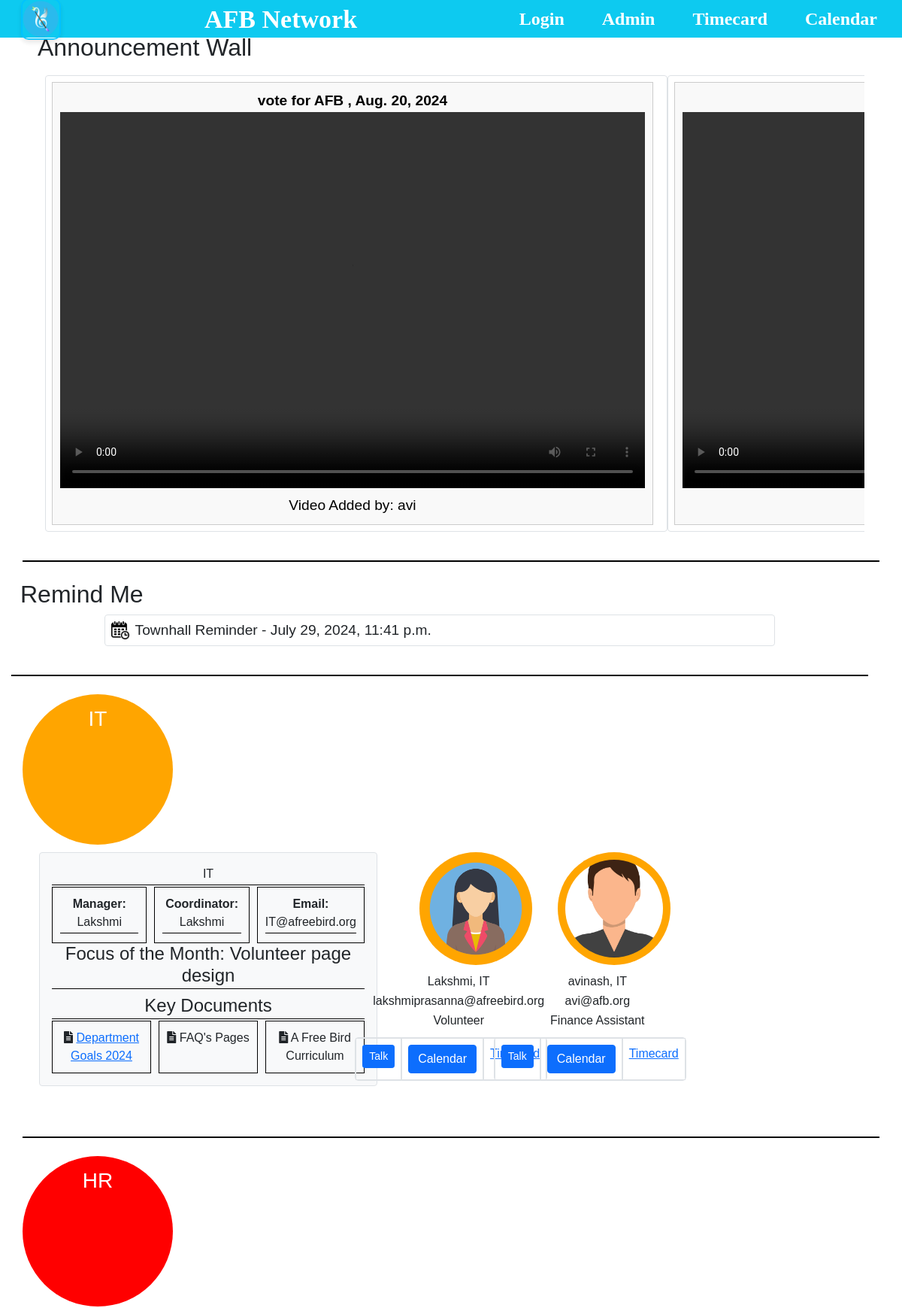
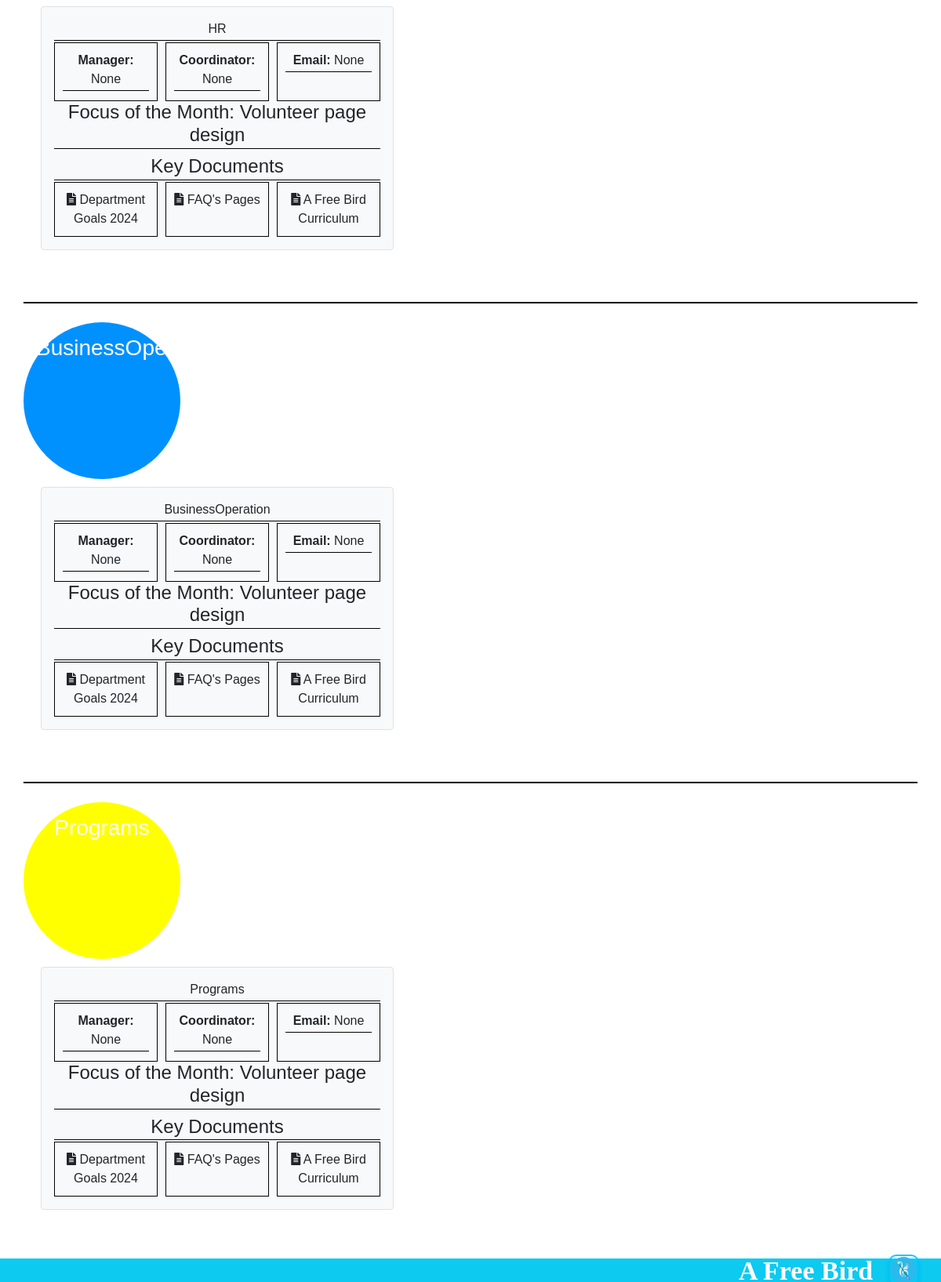
The app's page / (signed in) with its own data (2 pictures, top to bottom).
### afb_network/models.py (models this page shows, shortened)
class Announcement(models.Model):
    title = models.CharField(max_length=255)
    content = models.TextField()
    date = models.DateField()
    video = models.FileField(upload_to='videos/', blank=True, null=True)
    user = models.ForeignKey(User, on_delete=models.CASCADE, blank=True, null=True)

class Reminder(models.Model):
    event_title = models.CharField(max_length=255,default="Reminder")
    remind_at = models.DateTimeField()

class Department(models.Model):
    name = models.CharField(max_length=100)
    manager = models.CharField(max_length=100, blank=True, null=True)
    coordinator = models.CharField(max_length=100, blank=True, null=True)
    dept_chat = models.URLField(max_length=200, blank=True, null=True)
    task = models.TextField(blank=True, null=True)
    dept_email = models.EmailField(max_length=100, blank=True, null=True)
    description = models.TextField()
    key_documents = models.FileField(upload_to='department_documents/', blank=True, null=True)  # Changed to FileField
    goals= models.FileField(upload_to='department_goals/', blank=True, null=True)  # Changed to FileField
    faqs= models.FileField(upload_to='department_faqs/', blank=True, null=True)  # Changed to FileField
    curriculum= models.FileField(upload_to='department_curriculum/', blank=True, null=True)  # Changed to FileField

class EmployeeProfile(models.Model):
    user = models.OneToOneField(User, on_delete=models.CASCADE)
    position = models.CharField(max_length=100)
    bio = models.TextField()
    start_date = models.DateField(blank=True, null=True)
    end_date = models.DateField(blank=True, null=True)
    department = models.ForeignKey(Department, on_delete=models.CASCADE)  # Changed from CharField to ForeignKey
    image = models.ImageField(upload_to='profile_images/', blank=True, null=True)  # Add this line

### afb_network/views.py (the view)
# urls.py: path('', views.profile_page, name='profile'),
def profile_page(request):
    departments = Department.objects.all()
    profiles = EmployeeProfile.objects.select_related('user', 'department').all()
    announcements = Announcement.objects.all()
    reminders = Reminder.objects.all()
    groups = Group.objects.all()
    timecard= TimeEntry.objects.all()
    events= Event.objects.all()
    total_hours= TimeEntry.total_working_hours(user=request.user)
    context = {
        'departments': departments,
        'profiles': profiles,
        'announcements': announcements,
        'reminders': reminders,
        'groups': groups,
        'timecard': timecard,
        'events': events,
        'total_hours': total_hours
    }
    return render(request, 'profile_list.html', context)

### afb_network/models.py (called while the page is built)
    @property
    def hours_to_minutes(self):
        return self.work_hours * 60 + self.work_minutes

    @staticmethod
    def total_working_hours(user):
        time_entries = TimeEntry.objects.filter(user=user, vacation=False)
        total_minutes = sum(entry.hours_to_minutes for entry in time_entries)
        return total_minutes / 60  # Convert minutes to hours

### afb_network/source/templates/profile_list.html (shortened to what this page needs)
{% load static %}
<!DOCTYPE html>
<html lang="en">
<head>
    <link href="https://stackpath.bootstrapcdn.com/bootstrap/5.1.0/css/bootstrap.min.css" rel="stylesheet">
    <link rel="stylesheet" href="https://cdnjs.cloudflare.com/ajax/libs/font-awesome/5.15.3/css/all.min.css">
    <link href="{% static 'css/profile.css' %}" rel="stylesheet">
    <link href="{% static 'css/dashboard.css' %}" rel="stylesheet">
    <link href='https://cdn.jsdelivr.net/npm/fullcalendar@5.11.0/main.min.css' rel='stylesheet' />
</head>
<body>
    <header class="d-flex align-items-center justify-content-between bg-info text-white p-2">
        <img src="{% static 'images/logo.png' %}" alt="Logo" class="logo">
        <div class="title">AFB Network</div>
        <nav>
            <ul>
                <li><a href="{% url 'login' %}">Login</a></li>
                <li><a href="/admin/">Admin</a></li>
                <li><a href="{% url 'user_timecard' user_id=request.user.id %}">Timecard</a></li>
                <li><a href="{% url 'user_calendar' user_id=request.user.id %}">Calendar</a></li>
            </ul>
        </nav>
    </header>
    <section id="announcement" class="container my-4">
        <h2 class="text-dark">Announcement Wall</h2>
        <div class="announcements">
            {% for announcement in announcements %}
            <div class="announcement bg-white border rounded p-2 mb-2">
                <div class="announcement-item">
                    {% if announcement.video %}
                    <p><strong>{{ announcement.title }} , {{ announcement.date }}</strong></p>
                    <video width="600" controls>
                        <source src="{{ announcement.video.url }}" type="video/mp4">
                    </video>
                    <p>Video Added by: {{ announcement.user }}</p>
                    {% endif %}
                </div>
            </div>
            {% endfor %}
        </div>
    </section>
    <section id="remind-me" class="container my-4">
        <h2>Remind Me</h2>
        <div class="reminder-container">
            {% for reminder in reminders %}
            <div class="reminder d-flex align-items-center bg-white border rounded p-2 mb-2">
                <img src="{% static 'images/calendar_icon.jpg' %}" alt="Calendar Icon" class="calendar-icon me-2">
                {{ reminder.event_title }} - {{ reminder.remind_at }}
            </div>
            {% endfor %}
        </div>
    </section>
    {% for department in departments %}
    <section id="department-{{ department.name|lower }}" class="container my-4">
        <div class="department-section row">
            <div class="department-bubble col-12 col-md-3 text-center p-3 {{ department.name|lower }}">
                <h3>{{ department.name }}</h3>
            </div>
            <div class="department-content col-12 col-md-9">
                <div class="department-details bg-light border rounded p-3 mb-3">
                    <p>{{ department.name }}</p>
                    <div class="info-grid">
                        <div class="info-box">
                            <p><strong>Manager:</strong> {{ department.manager }}</p>
                        </div>
                        <div class="info-box">
                            <p><strong>Coordinator:</strong> {{ department.coordinator }}</p>
                        </div>
                        <div class="info-box">
                            <p><strong>Email:</strong> {{ department.dept_email }}</p>
                        </div>
                    </div>
                    <h4>Focus of the Month: {{ department.focus_of_the_month }} Volunteer page design</h4>
                    <h4>Key Documents</h4>
                    <div class="info-grid">
                        <div class="info-box">
                            <i class="fas fa-file-alt"></i>
                            {% if department.goals %}
                            <a href="{{ department.goals.url }}" target="_blank">Department Goals 2024</a>
                            {% else %}
                            Department Goals 2024
                            {% endif %}
                        </div>
                        <div class="info-box">
                            <i class="fas fa-file-alt"></i>
                            {% if department.faqs %}
                            <a href="{{ department.faqs.url }}" target="_blank">FAQ's Pages</a>
                            {% else %}
                            FAQ's Pages
                            {% endif %}
                        </div>
                        <div class="info-box">
                            <i class="fas fa-file-alt"></i>
                            {% if department.curriculum %}
                            <a href="{{ department.curriculum.url }}" target="_blank">A Free Bird Curriculum</a>
                            {% else %}
                            A Free Bird Curriculum
                            {% endif %}
                        </div>
                    </div>
                </div>
                <div class="user-profiles row">
                    {% for profile in department.employeeprofile_set.all %}
                    <div class="user-profile col-6 col-md-4 col-lg-3 text-center mb-4">
                        <div class="bubble {{ department.name|lower }} mx-auto"
                            data-username="{{ profile.user.username }}" data-email="{{ profile.user.email }}"
                            data-startdate="{{ profile.start_date }}" data-enddate="{{ profile.end_date }}">
                            {% if profile.image %}
                            <img src="{{ profile.image.url }}" alt="Profile Image" class="profile-image">
                            {% else %}
                            <img src="{% static 'images/default.png' %}" alt="Profile Image" class="profile-image">
                            {% endif %}
                        </div>
                        <div class="user-info mt-2">
                            <p class="user-name">{{ profile.user.get_full_name }}, {{ department.name }}</p>
                            <p class="user-email">{{ profile.user.email }}</p>
                            <p class="user-position">{{ profile.position }}</p>
                            <div class="employee-options-container">
                                <div class="employee-option">
                                    <a href="{% url 'talk_url_name' profile.user.id %}"
                                        class="btn btn-primary btn-sm">Talk</a>
                                </div>
                                <div class="employee-option">
                                    <a href="{% url 'user_calendar' profile.user.id %}"
                                        class="btn btn-primary">Calendar</a>
                                </div>
                                <div class="employee-option">
                                    <a href="{% url 'user_timecard' user.id %}">Timecard</a>
                                </div>
                            </div>
                        </div>
                    </div>
                    {% endfor %}
                </div>
            </div>
        </div>
    </section>
    {% endfor %}
    <footer class="d-flex align-items-center justify-content-between bg-info text-white p-2">
        <div class="title">A Free Bird</div>
        <img src="{% static 'images/logo.png' %}" alt="Logo" class="logo">
    </footer>
</body>
</html>

### afb_network/source/static/css/profile.css (style rules this page uses)
body { font-family: Arial, sans-serif; margin: 0; padding: 0; }
header { background-color: #00c3ff; padding: 10px 0; color: white; display: flex; align-items: center; justify-content: space-between; width: 100%; height: 50px; }
header>div.title { flex-grow: 1; text-align: center; font-size: 34px; font-family: 'Lucida Handwriting', cursive; font-weight: bolder; margin: 0 auto; }
.logo { margin-left: 20px; height: 55px; width: auto; border: 2px solid #00c3ff; border-radius: 10px; box-shadow: 0 4px 6px rgba(0, 0, 0, 0.1); opacity: 0.9; }
.title { font-size: 24px; font-weight: bold; }
nav ul { list-style: none; padding: 0; margin: 0; display: flex; justify-content: space-around; }
nav ul li { margin: 0 25px; }
nav ul li a { text-decoration: none; font-size: 24px; font-family: 'Lucida Handwriting'; font-weight: bolder; color: white; }
section { width: 100%; margin: 0; padding: 0; box-sizing: border-box; border-bottom: 2px solid black; padding-bottom: 20px; margin-bottom: 20px; }
.announcements { display: flex; overflow-x: auto; white-space: nowrap; padding: 10px; box-sizing: border-box; }
.reminder-container { display: flex; flex-direction: column; align-items: center; margin-bottom: 10px; }
.announcement, .reminder { align-items: center; padding: 10px; margin-bottom: 10px; width: 80%; background-color: white; border-radius: 5px; text-align: center; font-size: larger; }
#announcement-wall, #remind-me, #departments { margin: 15px; line-height: 20px; }
#announcement { padding: 20px; margin-top: 40px; }
.announcement-item p { margin: 0; color: black; }
.announcement-item { flex: 0 0 auto; width: 800px; margin-right: 10px; border: 1px solid #ccc; padding: 10px; box-sizing: border-box; background-color: #f9f9f9; text-align: center; }
.announcement-item video { width: 100%; height: 500px; object-fit: cover; object-fit: cover; }
.info-grid { display: grid; grid-template-columns: repeat(3, 1fr); gap: 10px; }
.info-box { border: 1px solid black; padding: 10px; text-align: center; }
footer { background-color: #00c3ff; padding: 10px 0; color: white; display: flex; align-items: center; justify-content: space-between; width: 100%; height: 30px; }
footer .logo { margin-right: 20px; height: 40px; }
footer>div.title { flex-grow: 1; text-align: right; font-size: 34px; font-family: 'Lucida Handwriting', cursive; font-weight: bolder; margin: 0; }
header, footer { position: fixed; left: 0; width: 100%; z-index: 1000; }
header { top: 0; }
footer { bottom: 0; }
.department-section { display: flex; flex-direction: column; margin-bottom: 30px; }
.user-info { text-align: center; margin-left: 10px; }
.user-info p { margin: 2px 0; font-size: 1rem; margin-left: 20px; }
.calendar-icon { vertical-align: middle; margin-right: 5px; width: 24px; height: auto; }
.department-details { border: 1px solid; padding: 2px; margin: 10px 0; background-color: #f9f9f9; box-shadow: none; width: 350px; margin-left: 10px; }
.department-details h4, .department-details p { border-bottom: 1px solid black; padding-bottom: 2px; margin-bottom: 2px; margin-left: 0px; text-align: center; }
.department-details> :last-child { border-bottom: none; }
.department-content { display: flex; align-items: flex-start; }
.department-details { flex: 0 0 450px; }
.user-profiles { display: flex; flex-wrap: wrap; gap: 20px; justify-content: space-evenly; }
.user-profile { margin: 10px; display: flex; flex-direction: column; align-items: center; position: relative; flex: 0 1 calc(18% - 20px); }
.employee-option { border: 1px solid #dee2e6; padding: 8px; text-align: center; }
.employee-options-container { display: flex; justify-content: space-around; border: 1px solid #dee2e6; border-radius: 5px; margin-top: 10px; }

### records on screen
Announcement: title "vote for AFB", date "Aug. 20, 2024", user "avi"
Reminder: event_title "Townhall Reminder", remind_at "July 29, 2024, 11:41 p.m."
Department: name "IT", manager "Lakshmi", coordinator "Lakshmi", dept_email "IT@afreebird.org", faqs "FAQ's Pages", curriculum "A Free Bird Curriculum"
EmployeeProfile: image (placeholder picture), user.get_full_name "Lakshmi", user.email "lakshmiprasanna@afreebird.org", position "Volunteer"
EmployeeProfile: image (picture), user.get_full_name "avinash", user.email "avi@afb.org", position "Finance Assistant"
Department: name "HR", manager "None", coordinator "None", dept_email "None", goals "Department Goals 2024", faqs "FAQ's Pages", curriculum "A Free Bird Curriculum"
Department: name "BusinessOperation", manager "None", coordinator "None", dept_email "None", goals "Department Goals 2024", faqs "FAQ's Pages", curriculum "A Free Bird Curriculum"
Department: name "Programs", manager "None", coordinator "None", dept_email "None", goals "Department Goals 2024", faqs "FAQ's Pages", curriculum "A Free Bird Curriculum"
